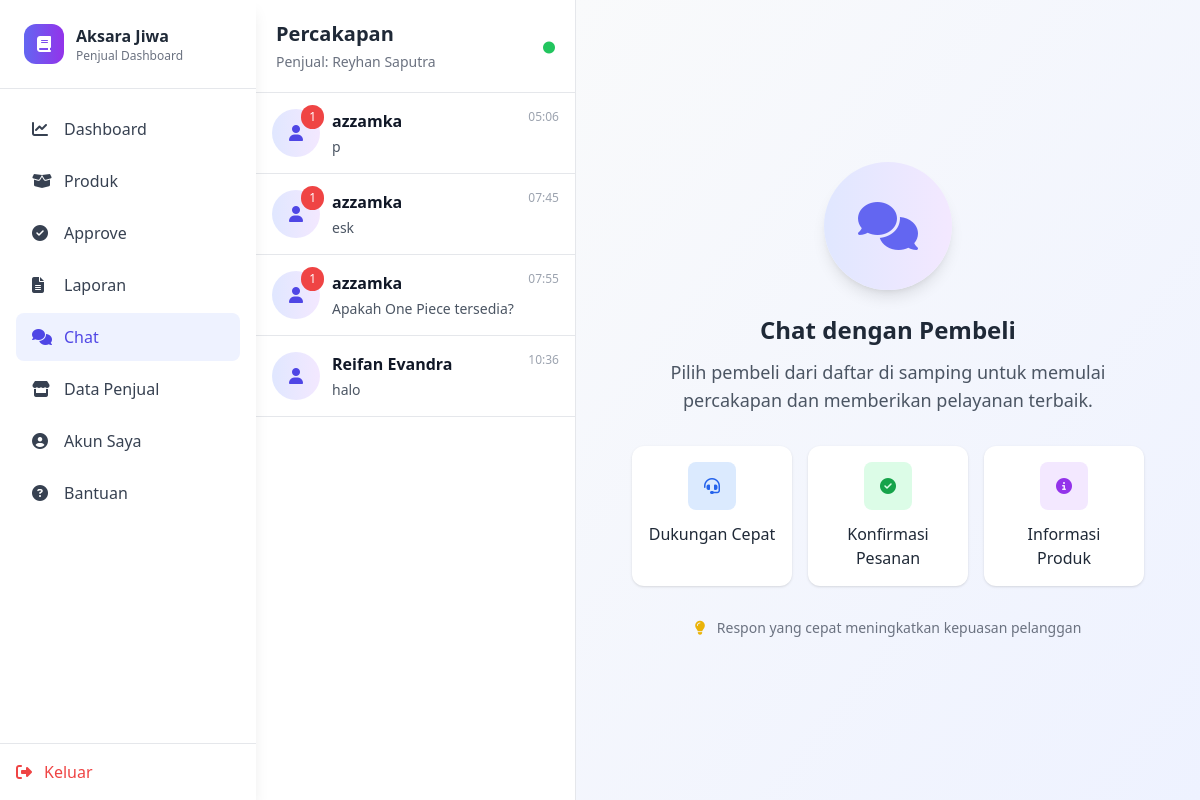
The page /penjual/chat.php (signed in) on the database its author committed.
### tables this page shows
CREATE TABLE `users` (
  `id_user` int(11) NOT NULL,
  `nik` char(16) NOT NULL,
  `nama` varchar(100) NOT NULL,
  `email` varchar(100) DEFAULT NULL,
  `image` varchar(255) NOT NULL,
  `password` varchar(255) NOT NULL,
  `role` enum('super_admin','penjual','pembeli') NOT NULL,
  `status` enum('online','offline','nonaktif') DEFAULT 'offline',
  `last_activity` datetime DEFAULT NULL,
  `created_at` timestamp NOT NULL DEFAULT current_timestamp(),
  `updated_at` timestamp NOT NULL DEFAULT current_timestamp() ON UPDATE current_timestamp(),
  `alamat` varchar(255) NOT NULL,
  `last_photo_update` datetime DEFAULT NULL,
  `reset_token` varchar(255) DEFAULT NULL,
  `reset_expired` datetime DEFAULT NULL,
  `norek` varchar(50) DEFAULT NULL,
  `nama_bank` varchar(50) DEFAULT NULL,
  `qris` varchar(255) DEFAULT NULL
);

### penjual/chat.php (the view, shortened to what this page needs)
<?php
require '../auth/connection.php';
$penjual_id   = $_SESSION['id_user'];
$penjual_nama = $_SESSION['nama'];
$chatWith  = (int)($_GET['user'] ?? 0);
$id_produk = (int)($_GET['id_produk'] ?? 0);
$pembeli_nama = '';
$inboxQuery = mysqli_query($conn, "
    SELECT
        u.id_user,
        u.nama,
        m.id_produk,
        m.message AS last_msg,
        m.created_at,
        (
            SELECT COUNT(*)
            FROM messages
            WHERE receiver_id = '$penjual_id'
              AND sender_id = u.id_user
              AND is_read = 0
        ) AS unread
    FROM messages m
    JOIN users u ON u.id_user = m.sender_id
    WHERE m.receiver_id = '$penjual_id'
    AND m.id_message IN (
        SELECT MAX(id_message)
        FROM messages
        WHERE receiver_id = '$penjual_id'
        GROUP BY sender_id, id_produk
    )
    ORDER BY m.created_at DESC
");
?>
<!DOCTYPE html>
<html lang="id">
<head>
    <script src="https://cdn.tailwindcss.com"></script>
    <link rel="stylesheet" href="https://cdnjs.cloudflare.com/ajax/libs/font-awesome/6.4.0/css/all.min.css">
</head>
<body class="bg-gray-50">
    <aside class="w-64 bg-white shadow-lg flex flex-col fixed h-full">
        <div class="p-6 border-b">
            <div class="flex items-center gap-3">
                <div class="w-10 h-10 bg-gradient-to-r from-indigo-500 to-purple-600 rounded-xl flex items-center justify-center">
                    <i class="fas fa-book text-white"></i>
                </div>
                <div>
                    <h2 class="font-bold text-gray-800">Aksara Jiwa</h2>
                    <p class="text-xs text-gray-500">Penjual Dashboard</p>
                </div>
            </div>
        </div>
        <div class="flex-1 overflow-y-auto">
            <nav class="p-4 space-y-1">
                <a href="dashboard.php" class="flex items-center gap-3 px-4 py-3 rounded-lg text-gray-700 hover:bg-indigo-50">
                    <i class="fas fa-chart-line w-5"></i> Dashboard
                </a>
                <a href="produk.php" class="flex items-center gap-3 px-4 py-3 rounded-lg text-gray-700 hover:bg-indigo-50">
                    <i class="fas fa-box-open w-5"></i> Produk
                </a>
                <a href="approve.php" class="flex items-center gap-3 px-4 py-3 rounded-lg text-gray-700 hover:bg-indigo-50">
                    <i class="fas fa-check-circle w-5"></i> Approve
                </a>
                <a href="laporan.php" class="flex items-center gap-3 px-4 py-3 rounded-lg text-gray-700 hover:bg-indigo-50">
                    <i class="fas fa-file-alt w-5"></i> Laporan
                </a>
                <a href="chat.php" class="flex items-center gap-3 px-4 py-3 rounded-lg bg-indigo-50 text-indigo-600 font-medium">
                    <i class="fas fa-comments w-5"></i> Chat
                </a>
                <a href="admin.php" class="flex items-center gap-3 px-4 py-3 rounded-lg text-gray-700 hover:bg-indigo-50">
                    <i class="fas fa-store w-5"></i> Data Penjual
                </a>
                <a href="akun_saya.php" class="flex items-center gap-3 px-4 py-3 rounded-lg text-gray-700 hover:bg-indigo-50">
                    <i class="fas fa-user-circle w-5"></i> Akun Saya
                </a>
                <a href="help.php" class="flex items-center gap-3 px-4 py-3 rounded-lg text-gray-700 hover:bg-indigo-50">
                    <i class="fas fa-question-circle w-5"></i> Bantuan
                </a>
            </nav>
        </div>
        <div class="p-4 border-t mt-auto">
            <a href="../auth/logout.php" class="flex items-center gap-3 text-red-500 hover:text-red-600">
                <i class="fas fa-sign-out-alt"></i> Keluar
            </a>
        </div>
    </aside>
    <div class="ml-64 h-screen flex">
        <div class="w-80 border-r bg-white shadow-sm">
            <div class="p-5 border-b">
                <div class="flex items-center justify-between">
                    <div>
                        <h2 class="text-xl font-bold text-gray-800">Percakapan</h2>
                        <p class="text-sm text-gray-500 mt-1">Penjual: <?= htmlspecialchars($penjual_nama) ?></p>
                    </div>
                    <div class="relative">
                        <i class="fas fa-circle text-green-500 text-xs"></i>
                    </div>
                </div>
            </div>
            <div class="overflow-y-auto h-[calc(100vh-120px)] scrollbar-thin">
                <?php
                if ($inboxQuery) {
    mysqli_data_seek($inboxQuery, 0);
}
                if (mysqli_num_rows($inboxQuery) > 0):
                    while($row = mysqli_fetch_assoc($inboxQuery)):
                        $last_msg = $row['last_msg'];
                ?>
                    <a href="?user=<?= $row['id_user'] ?>&id_produk=<?= $row['id_produk'] ?>"
   class="flex items-center p-4 border-b hover:bg-gray-50 transition
   <?= ($chatWith == $row['id_user'] && $id_produk == $row['id_produk']) ? 'active-chat' : '' ?>">
                        <div class="relative flex-shrink-0">
                            <div class="w-12 h-12 bg-gradient-to-r from-indigo-100 to-purple-100 rounded-full flex items-center justify-center">
                                <i class="fas fa-user text-indigo-600"></i>
                            </div>
                            <?php if($row['unread'] > 0): ?>
                                <span class="absolute -top-1 -right-1 bg-red-500 text-white text-xs px-2 py-1 rounded-full min-w-[20px] text-center">
                                    <?= $row['unread'] ?>
                                </span>
                            <?php endif; ?>
                        </div>
                        <div class="flex-1 min-w-0 ml-3">
                            <div class="flex justify-between items-start">
                                <p class="font-semibold text-gray-900 truncate"><?= htmlspecialchars($row['nama']) ?></p>
                                <p class="text-xs text-gray-400 whitespace-nowrap ml-2"><?= date('H:i', strtotime($row['created_at'])) ?></p>
                            </div>
                            <p class="text-sm text-gray-600 truncate mt-1"><?= htmlspecialchars($last_msg) ?></p>
                        </div>
                    </a>
                <?php
                    endwhile;
                endif; ?>
            </div>
        </div>
        <div class="flex-1 flex flex-col bg-white">
            <?php if($chatWith > 0): ?>
                <div class="p-5 border-b bg-white shadow-sm flex items-center justify-between">
                    <div class="flex items-center gap-3">
                        <div class="relative">
                            <div class="w-12 h-12 bg-gradient-to-r from-indigo-100 to-purple-100 rounded-full flex items-center justify-center">
                                <i class="fas fa-user text-indigo-600 text-lg"></i>
                            </div>
                            <span class="online-dot absolute bottom-0 right-0"></span>
                        </div>
                        <div>
                            <h3 class="font-bold text-gray-800"><?= htmlspecialchars($pembeli_nama) ?></h3>
                            <p class="text-sm text-gray-500">Sedang online</p>
                        </div>
                    </div>
                    <div class="flex gap-2">
                        <button class="w-10 h-10 flex items-center justify-center text-gray-500 hover:text-indigo-600 hover:bg-indigo-50 rounded-lg transition">
                            <i class="fas fa-phone"></i>
                        </button>
                        <button class="w-10 h-10 flex items-center justify-center text-gray-500 hover:text-indigo-600 hover:bg-indigo-50 rounded-lg transition">
                            <i class="fas fa-video"></i>
                        </button>
                        <button class="w-10 h-10 flex items-center justify-center text-gray-500 hover:text-indigo-600 hover:bg-indigo-50 rounded-lg transition">
                            <i class="fas fa-ellipsis-v"></i>
                        </button>
                    </div>
                </div>
                <div id="chat-box"
     class="flex-1 p-6 overflow-y-auto chat-container scrollbar-thin space-y-4 bg-gray-50">
                    <?php if(empty($chat)): ?>
                        <div class="h-full flex flex-col items-center justify-center">
                            <div class="w-24 h-24 bg-gradient-to-r from-indigo-50 to-purple-50 rounded-full flex items-center justify-center mb-4">
                                <i class="fas fa-comments text-3xl text-indigo-500"></i>
                            </div>
                            <h3 class="text-lg font-semibold text-gray-700 mb-2">Mulai Percakapan</h3>
                            <p class="text-gray-500 text-center max-w-sm">
                                Kirim pesan pertama Anda kepada <?= htmlspecialchars($pembeli_nama) ?>
                            </p>
                        </div>
                    <?php else: ?>
                        <?php foreach($chat as $msg): ?>
                            <?php if($msg['sender_id'] == $penjual_id): ?>
                                <div class="flex justify-end">
                                    <div class="max-w-lg">
                                        <div class="bg-gradient-to-r from-indigo-500 to-purple-600 text-white p-4 message-right shadow">
                                            <?= htmlspecialchars($msg['message']) ?>
                                        </div>
                                        <div class="flex items-center justify-end gap-2 mt-1">
                                            <span class="text-xs text-gray-500"><?= date('H:i', strtotime($msg['created_at'])) ?></span>
                                            <?php if($msg['is_read']): ?>
                                                <i class="fas fa-check-double text-xs text-green-500"></i>
                                            <?php else: ?>
                                                <i class="fas fa-check text-xs text-gray-400"></i>
                                            <?php endif; ?>
                                        </div>
                                    </div>
                                </div>
                            <?php else: ?>
                                <div class="flex justify-start">
                                    <div class="max-w-lg">
                                        <div class="bg-white p-4 message-left border shadow">
                                            <?= htmlspecialchars($msg['message']) ?>
                                        </div>
                                        <p class="text-xs text-gray-500 mt-1"><?= date('H:i', strtotime($msg['created_at'])) ?></p>
                                    </div>
                                </div>
                            <?php endif; ?>
                        <?php endforeach; ?>
                    <?php endif; ?>
                </div>
                <form method="POST"
      action="chat.php?user=<?= $chatWith ?>&id_produk=<?= $id_produk ?>"
      class="p-5 border-t bg-white shadow-sm">
                    <div class="flex gap-3">
                        <button type="button" class="w-12 h-12 flex items-center justify-center text-gray-500 hover:text-indigo-600 hover:bg-gray-100 rounded-full">
                            <i class="fas fa-paperclip text-xl"></i>
                        </button>
                        <button type="button" class="w-12 h-12 flex items-center justify-center text-gray-500 hover:text-indigo-600 hover:bg-gray-100 rounded-full">
                            <i class="fas fa-image text-xl"></i>
                        </button>
                        <input type="text" name="pesan" placeholder="Ketik pesan Anda..."
                               class="flex-1 border border-gray-300 rounded-full px-5 py-3 focus:outline-none focus:ring-2 focus:ring-indigo-500 focus:border-transparent"
                               required autofocus>
                        <button type="submit"
                                class="w-12 h-12 bg-gradient-to-r from-indigo-500 to-purple-600 hover:from-indigo-600 hover:to-purple-700 text-white rounded-full flex items-center justify-center">
                            <i class="fas fa-paper-plane text-lg"></i>
                        </button>
                    </div>
                </form>
            <?php else: ?>
                <div class="flex-1 flex flex-col items-center justify-center p-8 bg-gradient-to-br from-gray-50 to-indigo-50">
                    <div class="text-center max-w-lg">
                        <div class="w-32 h-32 bg-gradient-to-r from-indigo-100 to-purple-100 rounded-full flex items-center justify-center mx-auto mb-6 shadow-lg">
                            <i class="fas fa-comments text-5xl text-indigo-500"></i>
                        </div>
                        <h3 class="text-2xl font-bold text-gray-800 mb-3">Chat dengan Pembeli</h3>
                        <p class="text-gray-600 mb-8 text-lg">
                            Pilih pembeli dari daftar di samping untuk memulai percakapan dan memberikan pelayanan terbaik.
                        </p>
                        <div class="grid grid-cols-1 md:grid-cols-3 gap-4 mb-8">
                            <div class="bg-white p-4 rounded-xl shadow text-center">
                                <div class="w-12 h-12 bg-blue-100 rounded-lg flex items-center justify-center mx-auto mb-3">
                                    <i class="fas fa-headset text-blue-600"></i>
                                </div>
                                <p class="font-medium text-gray-800">Dukungan Cepat</p>
                            </div>
                            <div class="bg-white p-4 rounded-xl shadow text-center">
                                <div class="w-12 h-12 bg-green-100 rounded-lg flex items-center justify-center mx-auto mb-3">
                                    <i class="fas fa-check-circle text-green-600"></i>
                                </div>
                                <p class="font-medium text-gray-800">Konfirmasi Pesanan</p>
                            </div>
                            <div class="bg-white p-4 rounded-xl shadow text-center">
                                <div class="w-12 h-12 bg-purple-100 rounded-lg flex items-center justify-center mx-auto mb-3">
                                    <i class="fas fa-info-circle text-purple-600"></i>
                                </div>
                                <p class="font-medium text-gray-800">Informasi Produk</p>
                            </div>
                        </div>
                        <div class="text-sm text-gray-500">
                            <i class="fas fa-lightbulb text-yellow-500 mr-2"></i>
                            Respon yang cepat meningkatkan kepuasan pelanggan
                        </div>
                    </div>
                </div>
            <?php endif; ?>
        </div>
    </div>
</body>
</html>

### rows shown on the page
users: unread "1", nama "azzamka", created_at "05:06", last_msg "p", created_at "07:45", last_msg "esk", created_at "07:55", last_msg "Apakah One Piece tersedia?"
users: nama "Reifan Evandra", created_at "10:36", last_msg "halo"

### other values the page prints
$penjual_nama "Reyhan Saputra"
